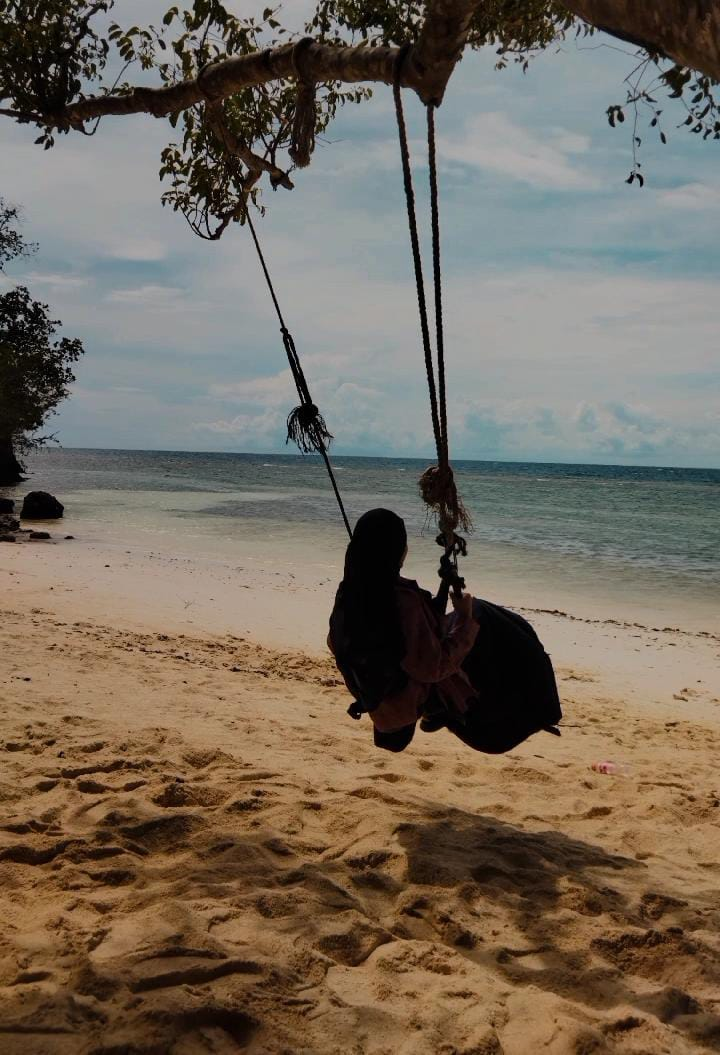
#> input picture Tugas4/Afifa.jpeg, 720 x 1055 px
$ python FFT.py
#> lines starting #> are read from the running program, lines starting #| are printed output that depends on the picture
import cv2
import numpy as np
from matplotlib import pyplot as plt

#Membaca gambar dari file
img = cv2.imread('Afifa.jpeg');
#> img is the input picture: shape (1055, 720, 3); mean B, G, R 92.7, 105.8, 116.3

#Mengubah gambar ke dalam skala keabuan
img_gray = cv2.cvtColor(img, cv2.COLOR_BGR2GRAY)
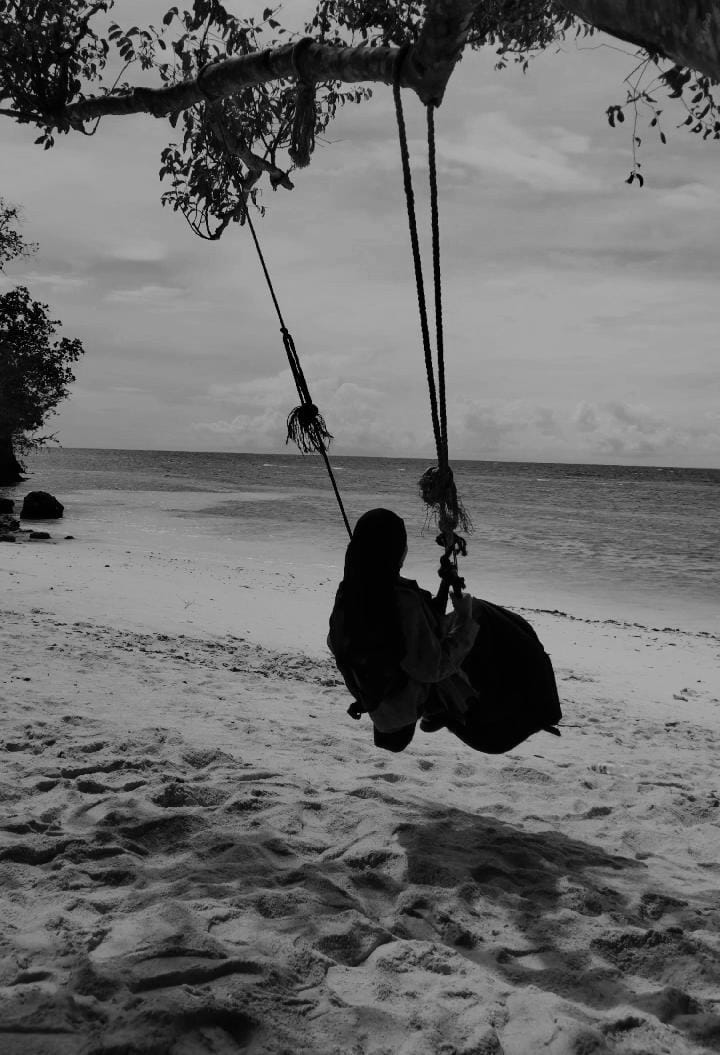
#> img_gray: shape (1055, 720); min 0, max 195, mean 107.4

#Menampilkan gambar asli dan gambar dalam skala keabuan
plt.subplot(1,2,1); plt.imshow(img);
plt.subplot(1,2,2); plt.imshow(img_gray);

#Melakukan operasi FFT pada gambar dalam skala keabuan
img_fft = np.fft.fft2(img_gray);

#Menggeser frekuensi rendah ke pusat gambar
img_fft_shifted = np.fft.fftshift(img_fft);

#Menghitung spektrum amplitudo dan fasa
img_fft_amp = np.log(abs(img_fft_shifted));
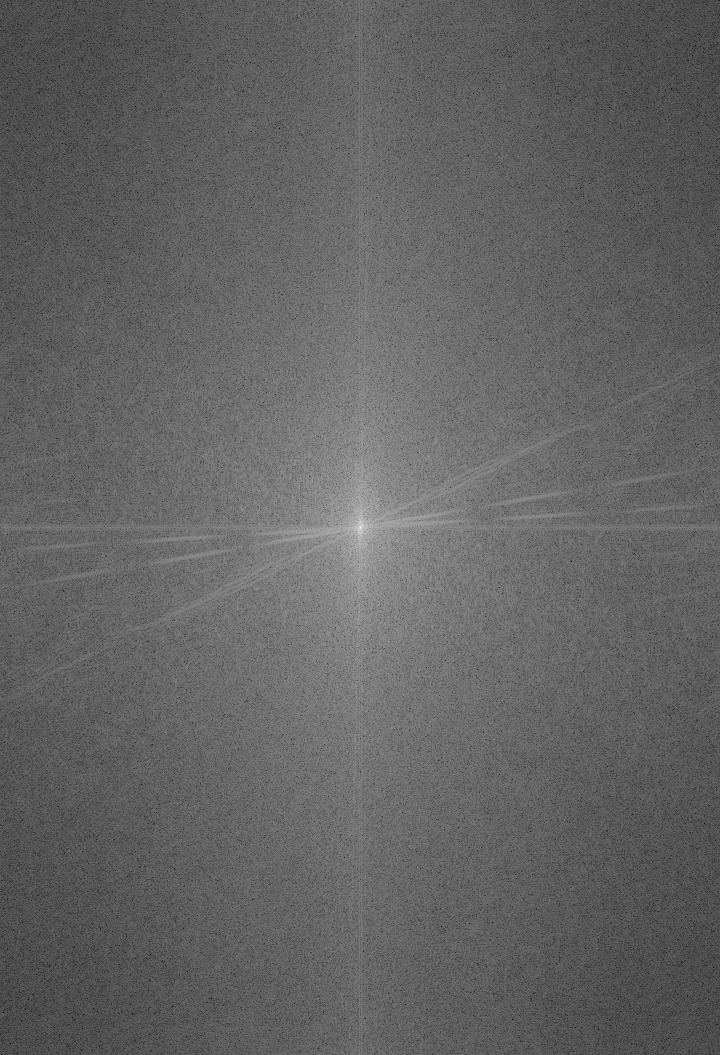
#> img_fft_amp: shape (1055, 720) float64; min 2.39, max 18.22, mean 8.59; drawn with min black and max white
img_fft_phase = np.angle(img_fft_shifted);
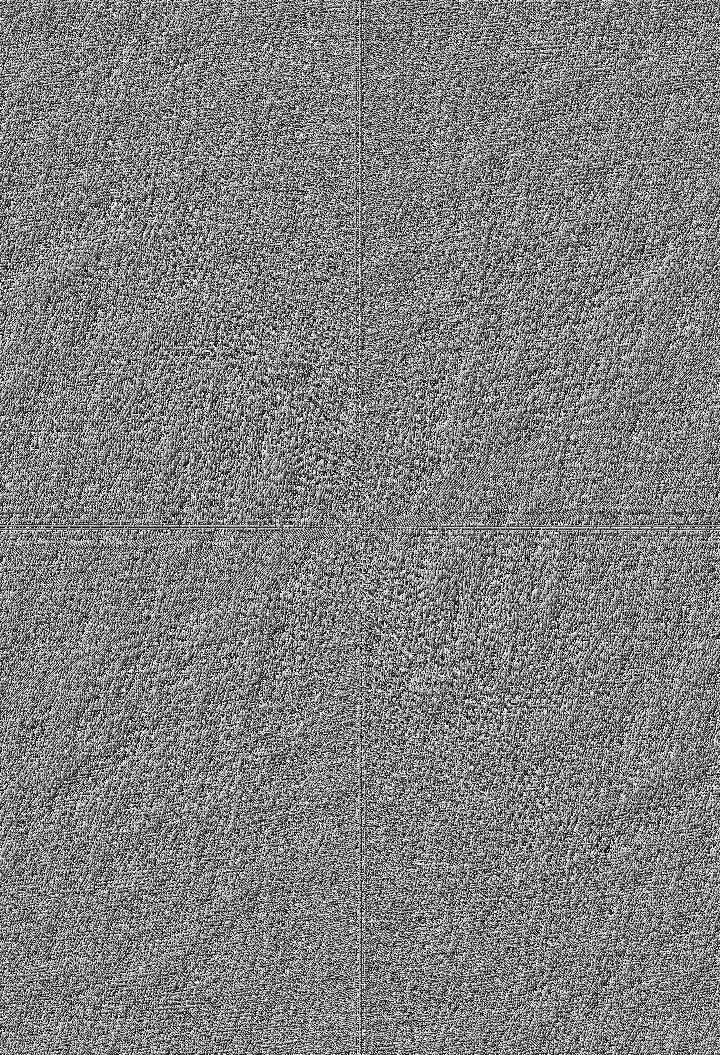
#> img_fft_phase: shape (1055, 720) float64; min -3.14, max 3.14, mean -4.14e-06; drawn with min black and max white

#Menampilkan spektrum amplitudo dan fasa
plt.subplot(1,2,1); plt.imshow(img_fft_amp, cmap = 'gray');
plt.subplot(1,2,2); plt.imshow(img_fft_phase, cmap = 'gray');

#Memulihkan gambar dari operasi FFT
img_fft_restored = np.fft.ifft2(np.fft.ifftshift(img_fft_shifted));

#Menampilkan gambar yang telah dipulihkan
plt.imshow(np.abs(img_fft_restored), cmap = 'gray');
plt.show();
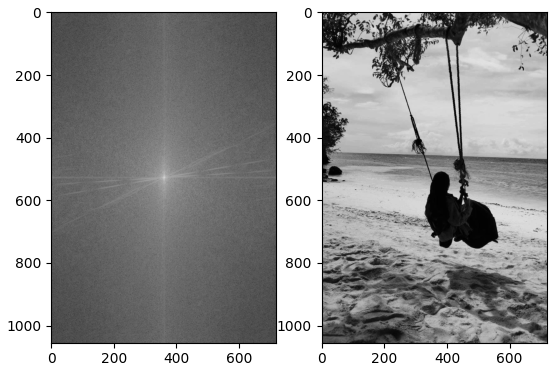
#> figure drawn by matplotlib, 2 panels; B, G, R data is drawn as R, G, B
